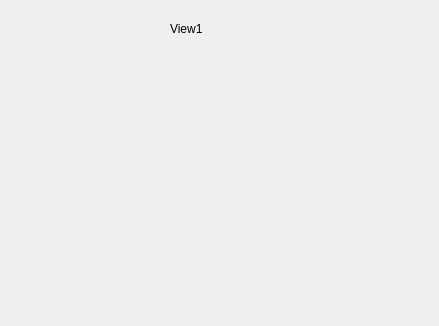
<?xml version="1.0" encoding="UTF-8"?>
<ui version="4.0">
 <class>View1</class>
 <widget class="QWidget" name="View1">
  <property name="geometry">
   <rect>
    <x>0</x>
    <y>0</y>
    <width>439</width>
    <height>326</height>
   </rect>
  </property>
  <property name="windowTitle">
   <string>Form</string>
  </property>
  <widget class="QLabel" name="label">
   <property name="geometry">
    <rect>
     <x>170</x>
     <y>20</y>
     <width>67</width>
     <height>17</height>
    </rect>
   </property>
   <property name="text">
    <string>View1</string>
   </property>
  </widget>
  <widget class="View2" name="widget" native="true">
   <property name="geometry">
    <rect>
     <x>50</x>
     <y>80</y>
     <width>321</width>
     <height>181</height>
    </rect>
   </property>
  </widget>
 </widget>
 <customwidgets>
  <customwidget>
   <class>View2</class>
   <extends>QWidget</extends>
   <header location="global">view2.h</header>
   <container>1</container>
  </customwidget>
 </customwidgets>
 <resources/>
 <connections/>
</ui>
